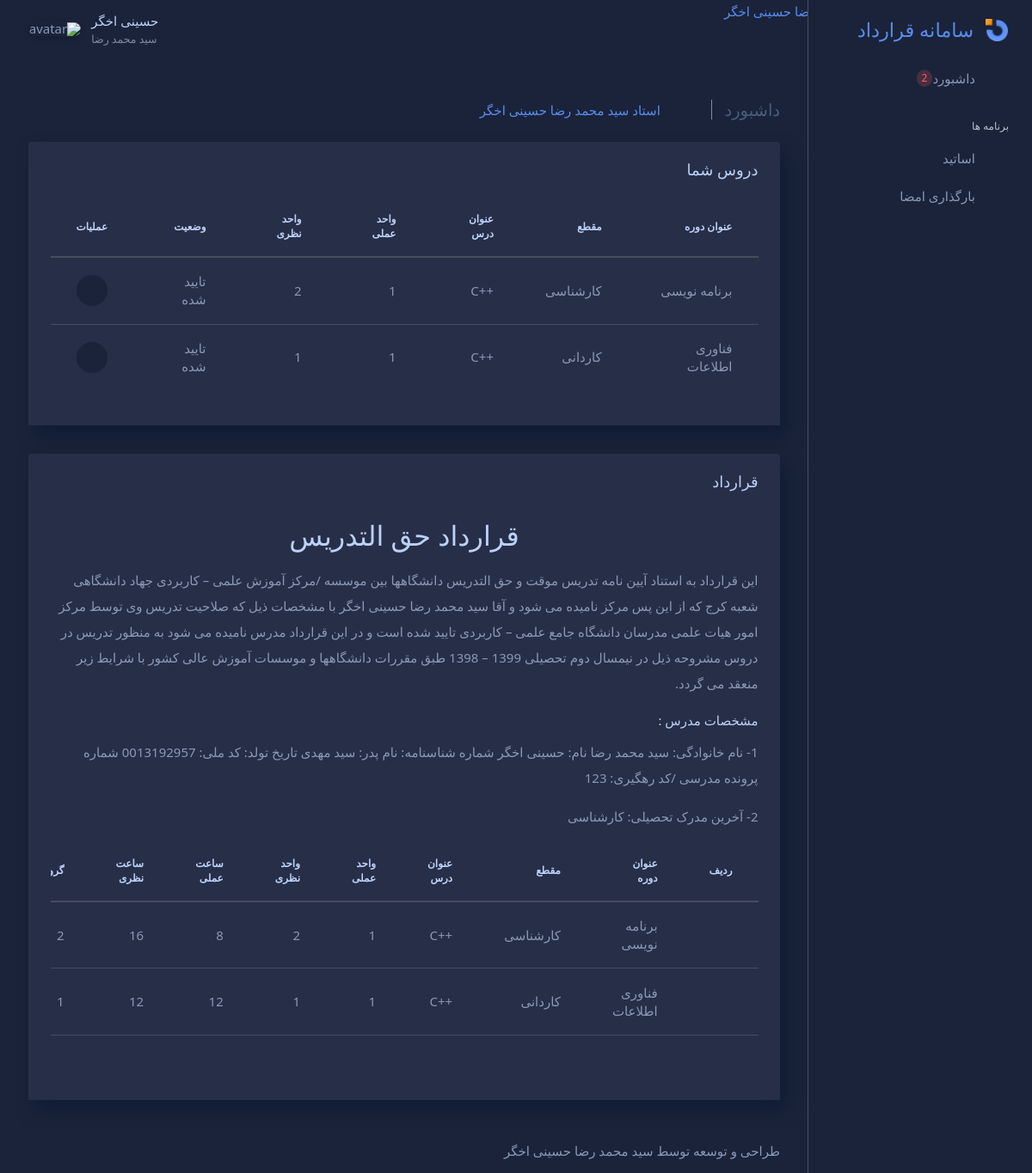
Screenshot of /account/home/ (signed in) with the database file from the repository.
### accounts/models.py (models this page shows)
class Lesson(models.Model):
    user = models.ForeignKey(User, on_delete=models.CASCADE)
    course_title = models.CharField(max_length=64)
    grade = models.CharField(max_length=32, choices=GRADE_CHOICES, default='کاردانی')
    lesson_title = models.CharField(max_length=64)
    theorical_unit = models.IntegerField(default=0)
    practical_unit = models.IntegerField(default=0)
    theorical_time = models.IntegerField(default=0)
    practical_time = models.IntegerField(default=0)
    group = models.IntegerField(default=1)

class UserProfile(models.Model):
    user = models.OneToOneField(User, on_delete=models.CASCADE)
    p_id = models.CharField(max_length=10, blank=True)
    f_name = models.CharField(max_length=16, blank=True)
    birthday = models.IntegerField(default=0)
    n_id = models.CharField(max_length=10, blank=True)
    file_number = models.CharField(max_length=16, blank=True)
    degree = models.CharField(max_length=64, choices=DEGREE_CHOICES, default='کارشناسی')
    field = models.CharField(max_length=64, blank=True)
    university = models.CharField(max_length=64, blank=True)
    rank = models.CharField(max_length=32, choices=RANK_CHOICES, default='مربی')
    job = models.CharField(max_length=64, blank=True)
    t_year = models.IntegerField(default=0)
    address = models.CharField(max_length=256, blank=True)
    mobile = models.IntegerField(default=0)
    phone = models.IntegerField(default=0)
    account = models.IntegerField(default=0)
    bank = models.CharField(max_length=16, blank=True)
    sex = models.CharField(max_length=8, choices=SEX_CHOICES, default='آقا')
    theorical_pay = models.IntegerField(default=0)
    practical_pay = models.IntegerField(default=0)
    sign = models.ImageField(null=True, blank=True)

### accounts/views.py (the view)
# urls.py: path('home/', views.teacher_index, name='teacher_index'),
@login_required(login_url='login')
def teacher_index(request):
    lessons = Lesson.objects.filter(user=request.user)
    context = {
        'lessons': lessons,
   }
    return render(request, 'accounts/teacher_index.html', context)

### accounts/templates/accounts/teacher_index.html (shortened to what this page needs)
{% extends 'base/base.html' %}
{% block stylesheet %}
{% block links %}
<div class="col-12">
  <h5 class="content-header-title float-left pr-1">داشبورد</h5>
  <div class="breadcrumb-wrapper">
    <ol class="breadcrumb p-0 mb-0">
      <li class="breadcrumb-item"><a href="index.html"><i class="bx bx-home-alt"></i></a>
      </li>
      <li class="breadcrumb-item active">استاد {{ request.user.first_name }} {{ request.user.last_name }}</li>
    </ol>
  </div>
</div>
{% endblock %}
{% endblock %}
{% block content %}
<div class="content-body">
    <section>
      <div class="row">
        <div class="col-12">
          <div class="card">
            <div class="card-header">
              <h4 class="card-title">دروس شما</h4>
            </div>
            <div class="card-content">
                <div class="card-body card-dashboard">
                    <div class="table-responsive">
                        <table class="table zero-configuration">
                            <thead>
                                <tr>
                                    <th>عنوان دوره</th>
                                    <th>مقطع</th>
                                    <th>عنوان درس</th>
                                    <th>واحد عملی</th>
                                    <th>واحد نظری</th>
                                    <th>وضعیت</th>
                                    <th>عملیات</th>
                                </tr>
                            </thead>
                            <tbody>
                                {% for lesson in lessons %}
                                <tr>
                                    <td>{{ lesson.course_title }}</td>
                                    <td>{{ lesson.grade }}</td>
                                    <td>{{ lesson.lesson_title }}</td>
                                    <td>{{ lesson.practical_unit }}</td>
                                    <td>{{ lesson.theorical_unit }}</td>
                                    <td>{% if lesson.lessonaccepted is not None %}
                                        تایید شده
                                        {% else %}
                                        تایید نشده
                                        {% endif %}
                                    </td>
                                    <td><a href="{% url 'lesson_accept' lesson.id %}"><i class="badge-circle badge-circle-light-secondary bx bx-show font-medium-1"></i></a></td>
                                </tr>
                                {% endfor %}
                        </table>
                    </div>
                </div>
            </div>
            </div>
          </div>
        </div>
      </div>
    <div class="row">
      <div class="col-12">
        <div class="card">
          <div class="card-header">
            <h4 class="card-title">قرارداد</h4>
          </div>
          <div class="card-content">
              <div class="card-body card-dashboard">
                  <div class="table-responsive">
                    <h2 class="text-center">قرارداد حق التدریس</h2>
                    <p>
                      این قرارداد به استناد آیین نامه تدریس موقت و حق التدریس دانشگاهها بین موسسه /مرکز آموزش علمی – کاربردی جهاد دانشگاهی شعبه کرج که از این پس مرکز نامیده می شود و {{ request.user.userprofile.sex }} {{ request.user.first_name }} {{ request.user.last_name }} با مشخصات ذیل که صلاحیت تدریس وی توسط مرکز امور هیات علمی مدرسان دانشگاه جامع علمی – کاربردی تایید شده است و در این قرارداد مدرس نامیده می شود به منظور تدریس در دروس مشروحه ذیل در نیمسال دوم تحصیلی 1399 – 1398 طبق مقررات دانشگاهها و موسسات آموزش عالی کشور با شرایط زیر منعقد می گردد.
                    </p>
                    <h6>مشخصات مدرس : </h6>
                    <p>	1- نام خانوادگی:  {{ request.user.first_name }} نام: {{ request.user.last_name }} شماره شناسنامه:  نام پدر: {{ request.user.userprofile.f_name }} تاریخ تولد:  کد ملی:  شماره پرونده مدرسی /کد رهگیری: {{ request.user.userprofile.file_number }}</p>
                    <p>2-	آخرین مدرک تحصیلی: {{ request.user.userprofile.degree }}</p>
                    <table class="table zero-configuration">
                      <thead>
                          <tr>
                              <th>ردیف</th>
                              <th>عنوان دوره</th>
                              <th>مقطع</th>
                              <th>عنوان درس</th>
                              <th>واحد عملی</th>
                              <th>واحد نظری</th>
                              <th>ساعت عملی</th>
                              <th>ساعت نظری</th>
                              <th>گروه</th>
                          </tr>
                      </thead>
                      <tbody>
                          {% for lesson in lessons %}
                            {% if lesson.lessonaccepted is not None %}
                              <tr>
                                  <td></td>
                                  <td>{{ lesson.course_title }}</td>
                                  <td>{{ lesson.grade }}</td>
                                  <td>{{ lesson.lesson_title }}</td>
                                  <td>{{ lesson.practical_unit }}</td>
                                  <td>{{ lesson.theorical_unit }}</td>
                                  <td>{{ lesson.practical_time }}</td>
                                  <td>{{ lesson.theorical_time }}</td>
                                  <td>{{ lesson.group }}</td>
                              </tr>
                            {% endif %}
                          {% endfor %}
                          <tr>
                            <td></td>
                            <td></td>
                            <td></td>
                            <td></td>
                            <td>{{ lesson.practical_unit }}</td>
                            <td>{{ lesson.theorical_unit }}</td>
                            <td>{{ lesson.practical_time }}</td>
                            <td>{{ lesson.theorical_time }}</td>
                            <td>{{ lesson.group }}</td>
                        </tr>
                  </table>
                  </div>
              </div>
          </div>
          </div>
        </div>
      </div>
    </div>
</div>
{% endblock %}

### accounts/templates/base/base.html (shortened to what this page needs)
{% load static %}
<!DOCTYPE html>
<html class="loading" lang="fa" data-textdirection="rtl" dir="rtl">
  <head>
    {% include 'base/css.html' %}
    {% block stylesheet %}{% endblock %}
  </head>
  <body class="vertical-layout vertical-menu-modern dark-layout 2-columns  navbar-sticky footer-static  " data-open="click" data-menu="vertical-menu-modern" data-col="2-columns" data-layout="dark-layout">
    {% include 'base/header.html' %}
    {% include 'base/menu.html' %}
    <div class="app-content content">
      <div class="content-wrapper">
        <div class="content-header row">
          <div class="content-header-left col-12 mb-2 mt-1">
            <div class="row breadcrumbs-top">
              {% block links %}{% endblock %}
            </div>
          </div>
        </div>
        {% block content %}{% endblock %}
    {% include 'base/footer.html' %}
  </body>
</html>

### accounts/templates/base/css.html
{% load static %}
<link rel="stylesheet" type="text/css" href="{% static 'assets/vendors/css/vendors.min.css' %}">
<link rel="stylesheet" type="text/css" href="{% static 'assets/vendors/css/charts/apexcharts.css' %}">
<link rel="stylesheet" type="text/css" href="{% static 'assets/vendors/css/extensions/dragula.min.css' %}">
<link rel="stylesheet" type="text/css" href="{% static 'assets/css/bootstrap.min.css' %}">
<link rel="stylesheet" type="text/css" href="{% static 'assets/css/bootstrap-extended.css' %}">
<link rel="stylesheet" type="text/css" href="{% static 'assets/css/colors.css' %}">
<link rel="stylesheet" type="text/css" href="{% static 'assets/css/components.css' %}">
<link rel="stylesheet" type="text/css" href="{% static 'assets/css/themes/dark-layout.css' %}">
<link rel="stylesheet" type="text/css" href="{% static 'assets/css/themes/semi-dark-layout.css' %}">
<link rel="stylesheet" type="text/css" href="{% static 'assets/css/core/menu/menu-types/vertical-menu.css' %}">
<link rel="stylesheet" type="text/css" href="{% static 'assets/css/pages/dashboard-analytics.css' %}">

### accounts/templates/base/header.html (shortened to what this page needs)
{% load static %}
<nav class="header-navbar main-header-navbar navbar-expand-lg navbar navbar-with-menu fixed-top navbar-dark">
  <div class="navbar-wrapper">
    <div class="navbar-container content">
      <div class="navbar-collapse" id="navbar-mobile">
        <ul class="nav navbar-nav float-right">
          <li class="dropdown dropdown-user nav-item"><a class="dropdown-toggle nav-link dropdown-user-link" href="#" data-toggle="dropdown">
              <div class="user-nav d-sm-flex d-none"><span class="user-name">{{ request.user.last_name }}</span><span class="user-status text-muted">{{ request.user.first_name }}</span></div><span><img class="round" src="{% static 'assets/images/portrait/small/avatar-s-11.png' %}" alt="avatar" height="40" width="40"></span></a>
          </li>
        </ul>
      </div>
    </div>
  </div>
</nav>

### accounts/templates/base/menu.html (shortened to what this page needs)
{% load static %}
<div class="main-menu menu-fixed menu-dark menu-accordion menu-shadow" data-scroll-to-active="true">
    <div class="navbar-header">
      <ul class="nav navbar-nav flex-row">
        <li class="nav-item mr-auto"><a class="navbar-brand" href="../../html/vertical-menu-template-dark/index.html">
            <div class="brand-logo"><img class="logo" src="{% static 'assets/images/logo/logo.png' %}"></div>
            <h2 class="brand-text mb-0">سامانه قرارداد</h2></a></li>
        <li class="nav-item nav-toggle"><a class="nav-link modern-nav-toggle pr-0" data-toggle="collapse"><i class="toggle-icon bx bx-disc font-medium-4 d-none d-xl-block primary" data-ticon="bx-disc"></i></a></li>
      </ul>
    </div>
    <div class="main-menu-content">
      <ul class="navigation navigation-main" id="main-menu-navigation" data-menu="menu-navigation" data-icon-style="lines">
        <li class=" nav-item"><a href="../../html/vertical-menu-template-dark/index.html"><i class="menu-livicon" data-icon="desktop"></i><span class="menu-title" data-i18n="Dashboard">داشبورد</span><span class="badge bg-rgba-danger text-danger badge-pill badge-round float-right mr-2">2</span></a>
        </li>
        <li class=" navigation-header"><span>برنامه ها</span>
        </li>
        <li class=" nav-item">
          <a href="app-email.html"><i class="menu-livicon" data-icon="envelope-pull"></i><span class="menu-title" data-i18n="Email">اساتید</span></a>
        </li>
        <li class=" nav-item">
          <a href="{% url 'teacher_sign' %}"><i class="menu-livicon" data-icon="envelope-pull"></i><span class="menu-title" data-i18n="Email">بارگذاری امضا</span></a>
        </li>
      </ul>
    </div>
</div>

### accounts/templates/base/footer.html (shortened to what this page needs)
<footer class="footer footer-static footer-dark">
    <p class="clearfix mb-0"><span class="float-left d-inline-block">طراحی و توسعه توسط سید محمد رضا حسینی اخگر</span>
    </p>
</footer>

### accounts/templates/base/js.html (shortened to what this page needs)
{% load static %}

### rows the page displays
Lesson: course_title "برنامه نویسی", grade "کارشناسی", lesson_title "++C", practical_unit "1", theorical_unit "2", shows "تایید شده", practical_time "8", theorical_time "16", group "2"
Lesson: course_title "فناوری اطلاعات", grade "کاردانی", lesson_title "++C", practical_unit "1", theorical_unit "1", shows "تایید شده", practical_time "12", theorical_time "12", group "1"

### other values shown
{{ request.user.last_name }} "حسینی اخگر حسینی اخگر"
{{ request.user.last_name }} "حسینی اخگر"
{{ request.user.first_name }} "سید محمد رضا"
{{ request.user.userprofile.sex }} "آقا"
{{ request.user.userprofile.f_name }} "سید مهدی"
{{ request.user.userprofile.file_number }} "123"
{{ request.user.userprofile.degree }} "کارشناسی"
